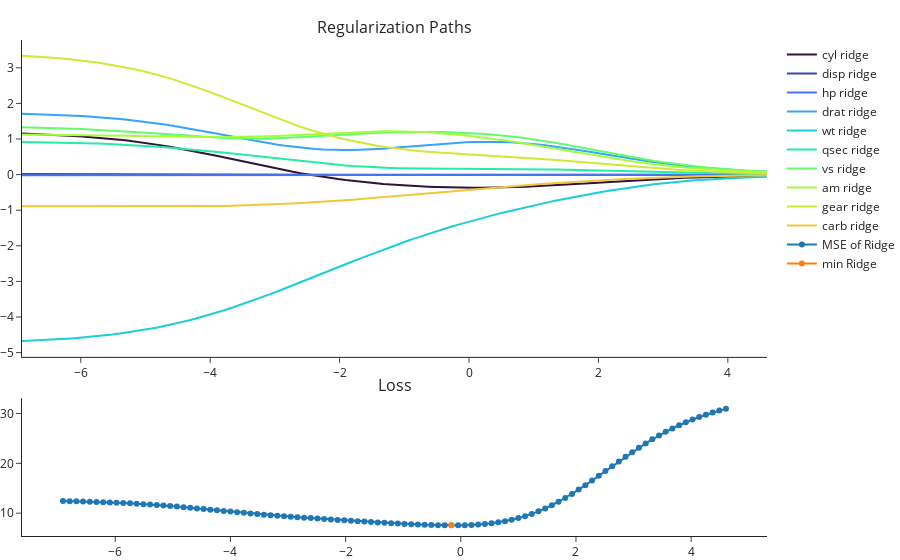

Notebook source saved alongside this figure:
### Markdown cell above
## Ridge

Ridge regularization penalize by looking at norm 2 of the coefficients: 

$$
\hat w^{lasso}_{\lambda} = \underset{w_0\in\mathbb{R}, w\in\mathbb{R}^d}{argmin} \Vert w_0 + Xw - y \Vert^2_2 +
    \lambda \Vert w \Vert^2_2
$$

Note that as we make the penalty higher, the coefficients shrink *toward* 0, to make $\Vert w_0 + Xw - y \Vert^2_2$ term smaller and smaller.

### Code cell
arg_ridge= np.argmin(losses.loc[:, 'ridge_mse'])
min_ridge_y = losses.loc[:, 'ridge_mse'].values[arg_ridge]
min_ridge_x = np.log(lambdas)[arg_ridge]

fig = make_subplots(rows=6, cols=1, specs=[[{"rowspan": 4}], [None], [None], [None], [{"rowspan": 2}], [None]], 
                   subplot_titles=['Regularization Paths', 'Loss'])
for i, col in enumerate(X_train.columns):
    fig.add_trace(go.Scatter(x=np.log(lambdas), y=ridge_coef_df.loc[:, col], mode='lines', marker_color = colors[i], name=col + ' ridge'))

fig.add_trace(go.Scatter(x=np.log(lambdas), y=losses.loc[:, 'ridge_mse'], mode='lines + markers', name='MSE of Ridge'), 5, 1)

fig.add_trace(go.Scatter(x=[min_ridge_x], y=[min_ridge_y], mode='lines + markers', name='min Ridge'), 5, 1)

ridge_coef = ridge_coef_df.iloc[arg_ridge]

fig.show()
